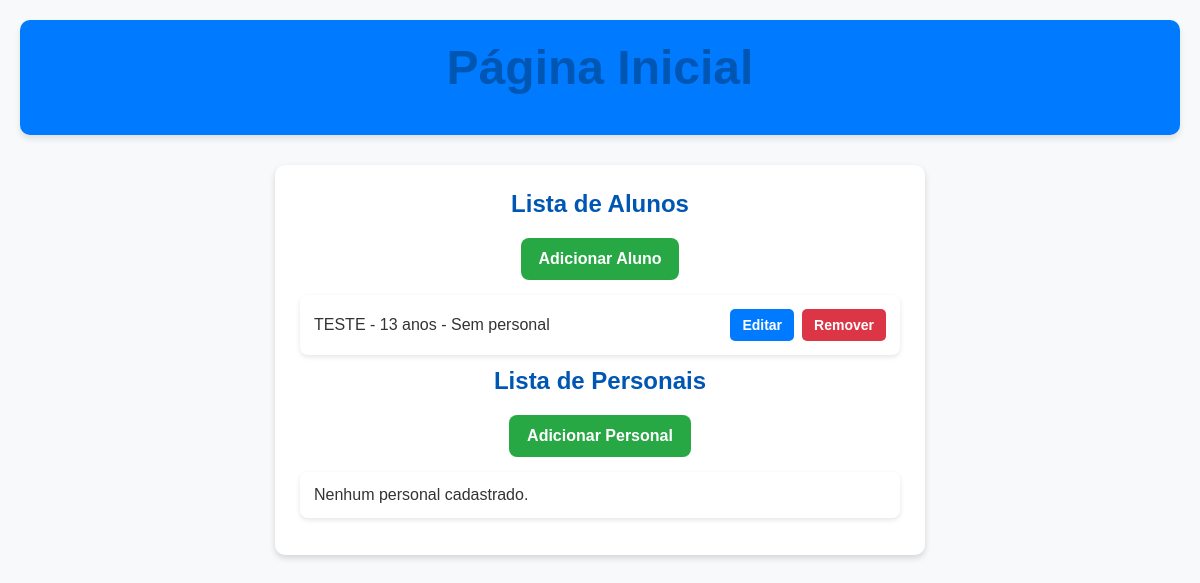
/, run on an earlier commit of the app's database.
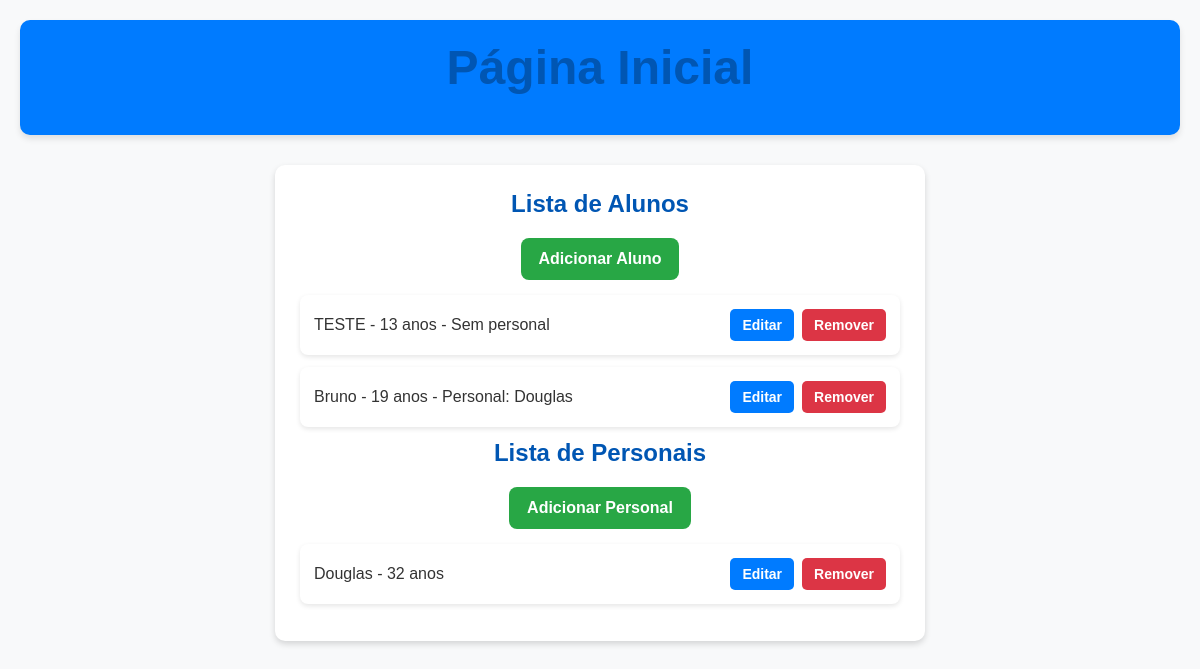
And on a later commit of the database.
### academia/models.py (models this page shows, shortened)
class Pessoa(models.Model):
    nome = models.CharField(max_length=150)
    email = models.EmailField()
    idade = models.IntegerField()
    cpf = models.CharField(max_length=11)
    class Meta:
        abstract = True

class Aluno(Pessoa):
    peso = models.FloatField()
    altura = models.FloatField()
    personal = models.ForeignKey(Personal, on_delete= models.SET_NULL, blank=True, null=True)
    class Meta:
        verbose_name = "Aluno"
        verbose_name_plural = "Alunos"

class Personal(Pessoa):
    especialidade = models.CharField(max_length=100)
    cref = models.CharField(max_length=20, unique=True)
    class Meta:
        verbose_name = "Personal Trainer"
        verbose_name_plural = "Personais Trainers"

### academia/views.py (the view)
# urls.py: path("", index, name="index"),
def index(request): #lista
    aluno = Aluno.objects.all()
    personal = Personal.objects.all()
    return render(request, "academia/index.html", {"alunos": aluno, "personais": personal})

### academia/templates/academia/index.html (shortened to what this page needs)
{% load static %}
<!DOCTYPE html>
<html lang="pt">
<head>
    <link rel="stylesheet" href="{% static 'academia/css/style.css' %}">
</head>
<body>
    <header>
        <h1>Página Inicial</h1>
    </header>
    <main class="container">
        <section>
            <h2>Lista de Alunos</h2>
            <a href="{% url 'cadastro_aluno' %}" class="btn btn-add">Adicionar Aluno</a>
            <ul class="lista">
                {% for aluno in alunos %}
                    <li>
                        {{ aluno.nome }} - {{ aluno.idade }} anos
                        {% if aluno.personal %} - Personal: {{ aluno.personal.nome }}
                        {% else %} - Sem personal
                        {% endif%}
                        <div class="actions">
                            <a href="{% url 'editar_aluno' aluno.id %}" class="btn btn-edit">Editar</a>
                            <a href="{% url 'remover_aluno' aluno.id %}" class="btn btn-delete">Remover</a>
                        </div>
                    </li>
                {% empty %}
                    <li>Nenhum aluno cadastrado.</li>
                {% endfor %}
            </ul>
        </section>
        <section>
            <h2>Lista de Personais</h2>
            <a href="{% url 'cadastro_personal' %}" class="btn btn-add">Adicionar Personal</a>
            <ul class="lista">
                {% for personal in personais %}
                    <li>
                        {{ personal.nome }} - {{ personal.idade }} anos
                        <div class="actions">
                            <a href="{% url 'editar_personal' personal.id %}" class="btn btn-edit">Editar</a>
                            <a href="{% url 'remover_personal' personal.id %}" class="btn btn-delete">Remover</a>
                        </div>
                    </li>
                {% empty %}
                    <li>Nenhum personal cadastrado.</li>
                {% endfor %}
            </ul>
        </section>
    </main>
</body>
</html>

What changed in the data, as far as the page shows it:
added Aluno: nome "Bruno", idade "19", personal.nome "Douglas"
added Personal: nome "Douglas", idade "32"
Also different on the page:
text no longer shown: "Nenhum personal cadastrado."
